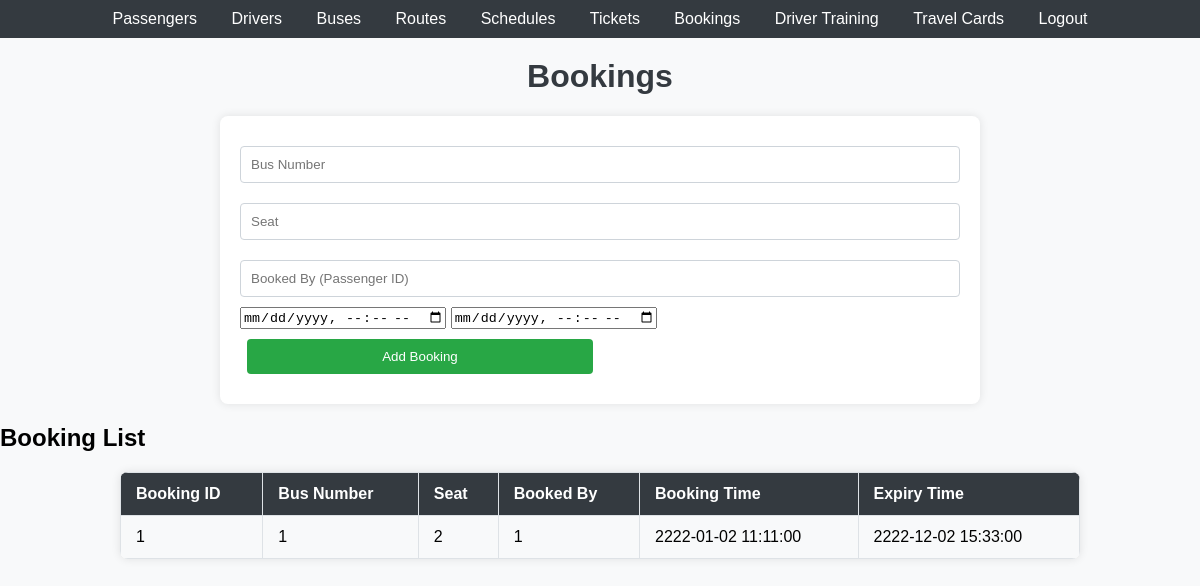
The page /bookings.php on the database its author committed.
### tables this page shows
CREATE TABLE `bookings` (
  `BookingID` int(11) NOT NULL,
  `BusNumber` int(11) DEFAULT NULL,
  `Seat` int(11) DEFAULT NULL,
  `BookedBy` int(11) DEFAULT NULL,
  `BookingTime` datetime DEFAULT NULL,
  `ExpiryTime` datetime DEFAULT NULL
);

### bookings.php (the view, shortened to what this page needs)
<?php
include 'db.php';
$result = $conn->query("SELECT * FROM Bookings");
?>
<!DOCTYPE html>
<html lang="en">
<head>
    <link rel="stylesheet" href="styles.css">
</head>
<body>
    <header>
        <nav>
            <ul>
            <li><a href="passengers.php">Passengers</a></li>
                    <li><a href="drivers.php">Drivers</a></li>
                    <li><a href="buses.php">Buses</a></li>
                    <li><a href="routes.php">Routes</a></li>
                    <li><a href="schedules.php">Schedules</a></li>
                    <li><a href="tickets.php">Tickets</a></li>
                    <li><a href="bookings.php">Bookings</a></li>
                    <li><a href="driver_training.php">Driver Training</a></li>
                    <li><a href="travel_cards.php">Travel Cards</a></li>
                    <li><a href="logout.php">Logout</a></li>
            </ul>
        </nav>
    </header>
    <h1>Bookings</h1>
    <form method="post">
        <input type="text" name="busNumber" placeholder="Bus Number" required>
        <input type="text" name="seat" placeholder="Seat" required>
        <input type="text" name="bookedBy" placeholder="Booked By (Passenger ID)" required>
        <input type="datetime-local" name="bookingTime" placeholder="Booking Time" required>
        <input type="datetime-local" name="expiryTime" placeholder="Expiry Time" required>
        <button type="submit">Add Booking</button>
    </form>
    <h2>Booking List</h2>
    <table>
        <tr>
            <th>Booking ID</th>
            <th>Bus Number</th>
            <th>Seat</th>
            <th>Booked By</th>
            <th>Booking Time</th>
            <th>Expiry Time</th>
        </tr>
        <?php while($row = $result->fetch_assoc()) { ?>
        <tr>
            <td><?php echo $row['BookingID']; ?></td>
            <td><?php echo $row['BusNumber']; ?></td>
            <td><?php echo $row['Seat']; ?></td>
            <td><?php echo $row['BookedBy']; ?></td>
            <td><?php echo $row['BookingTime']; ?></td>
            <td><?php echo $row['ExpiryTime']; ?></td>
        </tr>
        <?php } ?>
    </table>
</body>
</html>

### styles.css (style rules this page uses)
body { font-family: Arial, sans-serif; background-color: #f8f9fa; margin: 0; padding: 0; }
header { background-color: #343a40; color: #ffffff; padding: 10px 0; text-align: center; }
header nav ul { list-style-type: none; padding: 0; margin: 0; }
header nav ul li { display: inline; margin: 0 15px; }
header nav ul li a { color: #ffffff; text-decoration: none; }
h1 { text-align: center; margin-top: 20px; color: #343a40; }
form { width: 60%; margin: 20px auto; padding: 20px; background-color: #ffffff; border-radius: 8px; box-shadow: 0 0 10px rgba(0, 0, 0, 0.1); }
form input[type="text"], form select { width: calc(100% - 22px); padding: 10px; margin: 10px 0; border: 1px solid #ced4da; border-radius: 4px; }
form button { width: 48%; padding: 10px; margin: 10px 1%; border: none; border-radius: 4px; background-color: #28a745; color: #ffffff; cursor: pointer; }
table { width: 80%; margin: 0 auto; border-collapse: collapse; margin-bottom: 20px; background-color: #ffffff; border-radius: 8px; overflow: hidden; box-shadow: 0 0 10px rgba(0, 0, 0, 0.1); }
table th, table td { border: 1px solid #dee2e6; padding: 12px 15px; text-align: left; }
table th { background-color: #343a40; color: #ffffff; }
table tr:nth-child(even) { background-color: #f8f9fa; }
button { padding: 5px 10px; border: none; border-radius: 4px; cursor: pointer; }

### rows shown on the page
bookings: BookingID "1", BusNumber "1", Seat "2", BookedBy "1", BookingTime "2222-01-02 11:11:00", ExpiryTime "2222-12-02 15:33:00"
